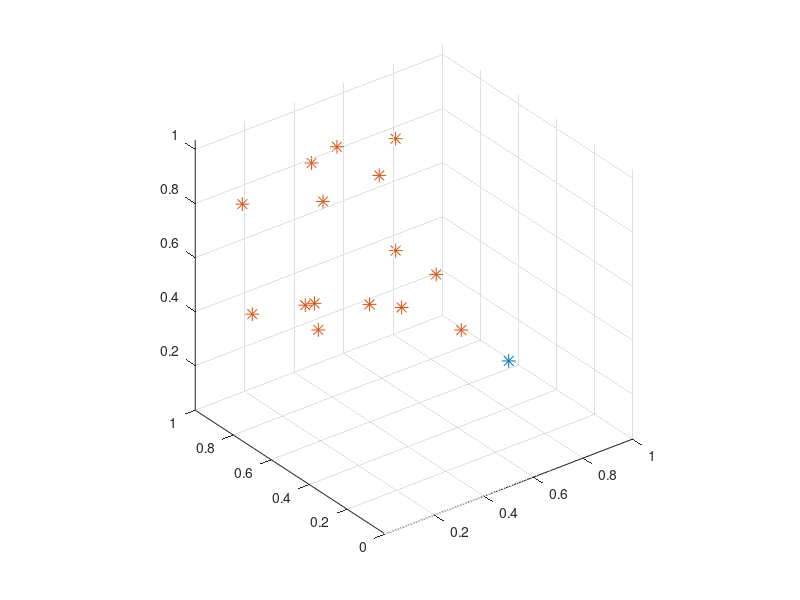

Here is the MATLAB script that generated this plot: (Note: this script raises an error after producing the figure.)
close all
clear all
clc

% Number of order of bifurcation
n = 4;
% Setting random parameter
rp = 0.05;
% Output file name
out_filename = '../data/bifurcation_network.txt'

% Box lenght: unitary
L = 1;
% Initial point:
init = [0.5,0,0.5];

% y step size:
h_y = L/n;
% x step size:
h_x = L/(n-1);
% z step size
h_z = L/(n-2);

% Storing the points: (iteration 0)
points = init;

% First step: linear till the first next point (iteration 1)
new_point = [ init(1), init(2)+h_y, init(3)];
points = [points, new_point];   % I use the notation 'source' 'target'
% From the second iteration
for i = 2:n
    new_points = [];
    num_old_point_to_bifurcate = 2^(i-2);    
    for j = 0:num_old_point_to_bifurcate-1 %to set the indices in the proper way
    %If it is a an odd iteration, split on plane z
    if mod(i,2) == 0
        new_point1 = [points(end-j,4) - h_x/2 + rp*(-1+2*rand(1)), ...
                      points(end-j,5) + h_y + rp*(-1+2*rand(1)), ...
                      points(end-j,6) + rp*(-1+2*rand(1))];
        new_point2 = [points(end-j,4) + h_x/2 + rp*(-1+2*rand(1)), ...
                      points(end-j,5) + h_y + rp*(-1+2*rand(1)), ...
                      points(end-j,6) + rp*(-1+2*rand(1))];
    end
    % If it is an even iteration, split on plane x
    if mod(i,2) == 1
        new_point1 = [points(end-j,4) + rp*(-1+2*rand(1)), ...
                      points(end-j,5) + h_y + rp*(-1+2*rand(1)), ....
                      points(end-j,6) - h_z/2 + rp*(-1+2*rand(1))];
        new_point2 = [points(end-j,4) + rp*(-1+2*rand(1)), ...
                      points(end-j,5) + h_y + rp*(-1+2*rand(1)), ...
                      points(end-j,6) + h_z/2 + rp*(-1+2*rand(1))];
    end
    % Now we control wheter the new points are out of bound
    for k = 1:3
        if new_point1(1,k) - 1 < -1 %coordinate < 0
            new_point1(1,k) = 0;
        elseif new_point1(1,k) - 1 > 0 %coordinate > 1
            new_point1(1,k) = 1;
        end
        if new_point2(1,k) -1 < -1 %coordinate < 0
            new_point2(1,k) = 0;
        elseif new_point2(1,k) - 1 > 0 %coordinate > 1
            new_point2(1,k) = 1;            
        end
    end
    % Storing temporary points
    new_points = [new_points; points(end-j,4:6), new_point1];
    new_points = [new_points; points(end-j,4:6), new_point2];
    end
    % Storing all new points of this iteration
    points = [points; new_points];
end

% Plotting first point
plot3(points(1,1), points(1,2), points(1,3), '*', 'MarkerSize', 10)
% Plotting all other points
hold on
plot3(points(:,4), points(:,5), points(:,6), '*', 'MarkerSize', 10)
grid on
axis equal

% Printing the output on a txt file
dlmwrite(out_filename, points, 'delimiter', '\t', 'precision', '%.8f');
